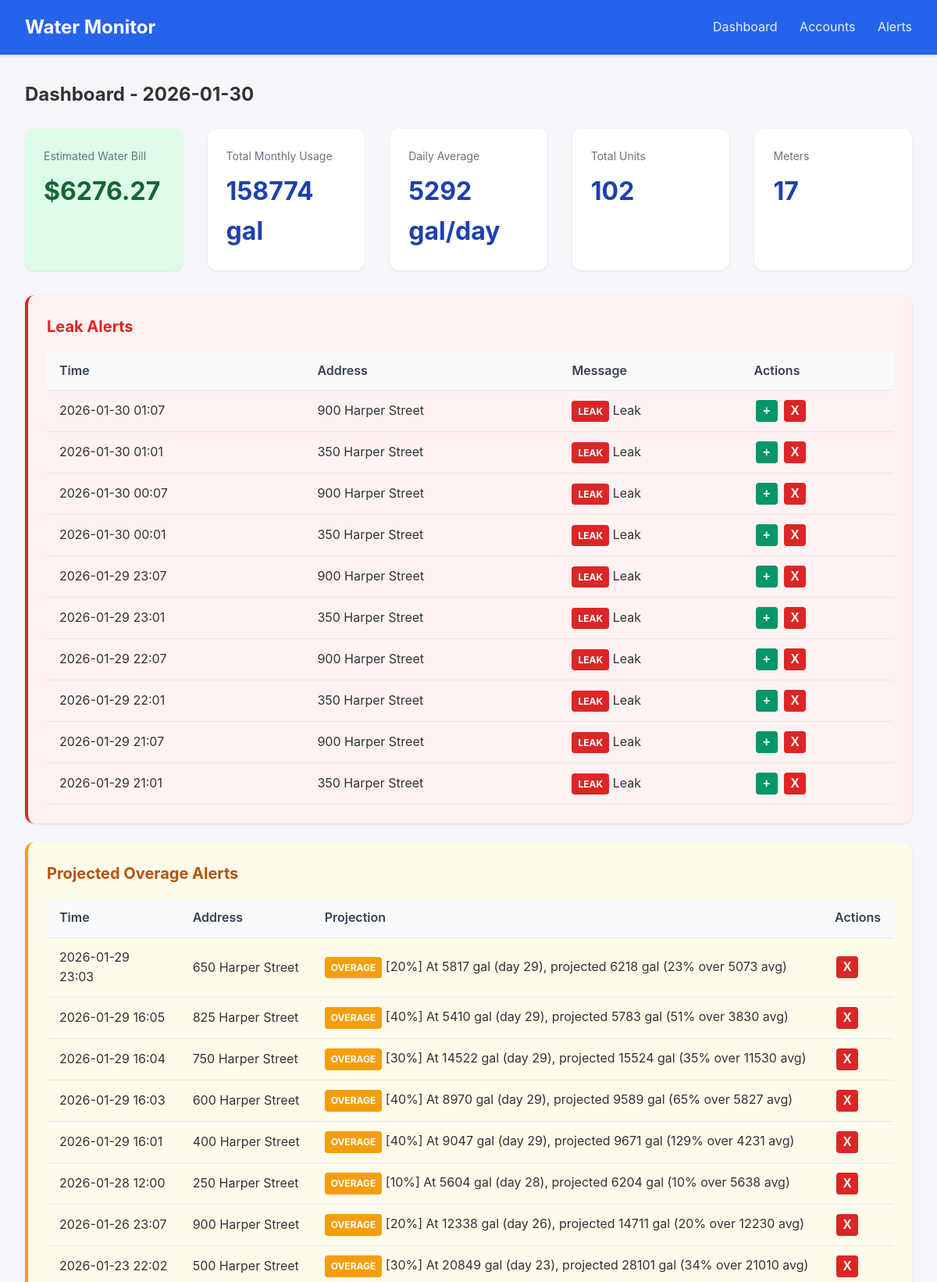
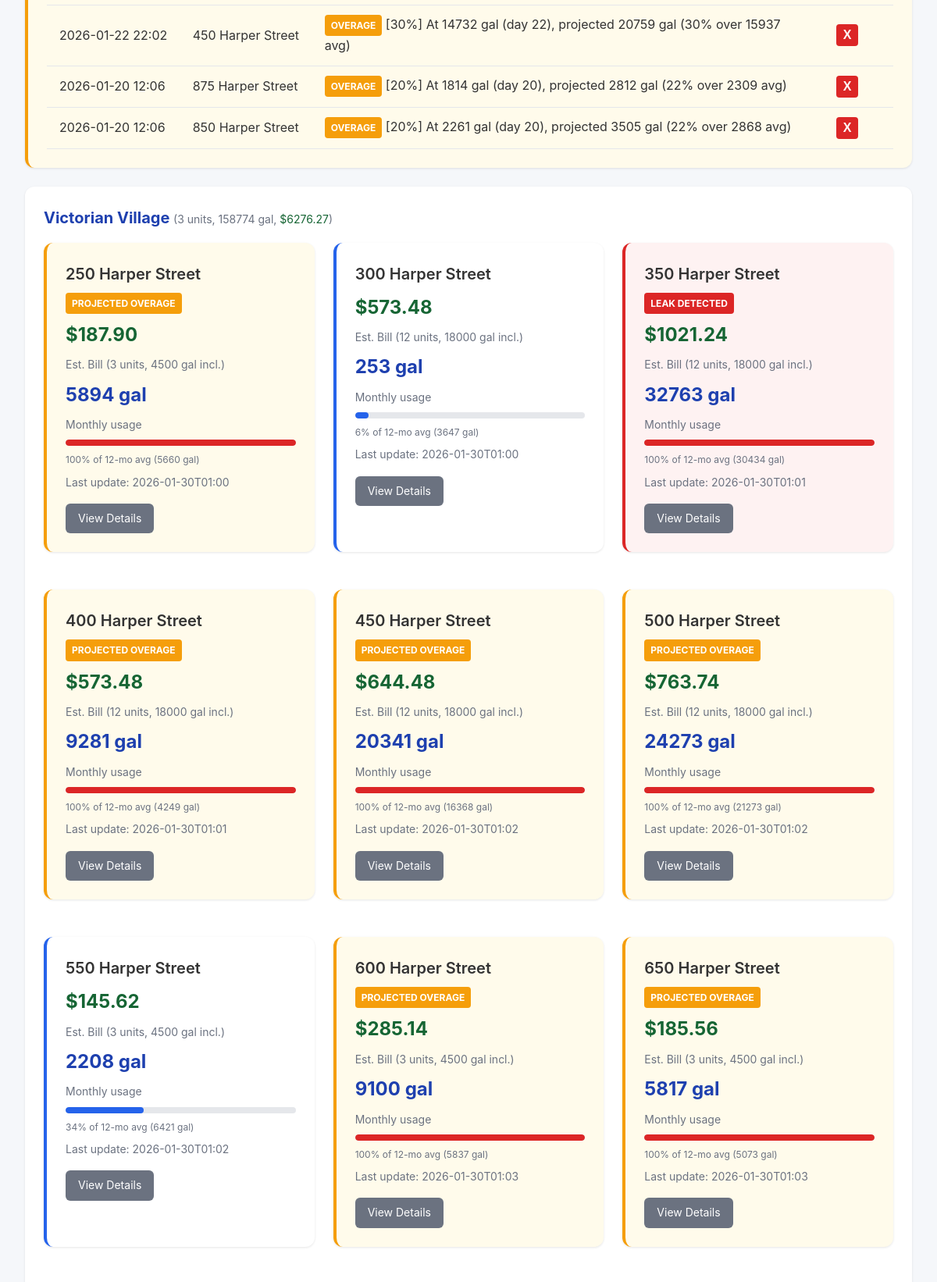
The page / (upper part) on the database its author committed (2 pictures, top to bottom).
### tables this page shows
CREATE TABLE accounts (
                id INTEGER PRIMARY KEY AUTOINCREMENT,
                email TEXT UNIQUE NOT NULL,
                password_encrypted TEXT NOT NULL,
                meter_id TEXT,
                account_number TEXT,
                address TEXT,
                building_name TEXT,
                unit_number TEXT,
                is_active INTEGER DEFAULT 1,
                last_scraped TIMESTAMP,
                created_at TIMESTAMP DEFAULT CURRENT_TIMESTAMP
            , avg_12mo REAL, monthly_usage REAL, unit_count INTEGER DEFAULT 1, leak_alerts INTEGER DEFAULT 1, min_overage_pct INTEGER DEFAULT 10);

CREATE TABLE scrape_logs (
                id INTEGER PRIMARY KEY AUTOINCREMENT,
                account_id INTEGER,
                status TEXT NOT NULL,
                message TEXT,
                created_at TIMESTAMP DEFAULT CURRENT_TIMESTAMP,
                FOREIGN KEY (account_id) REFERENCES accounts(id)
            );

### app.py (the view)
@app.route('/')
def dashboard():
    today = date.today()
    accounts = db.get_all_accounts()
    summaries = {s['account_id']: s for s in db.get_all_daily_summaries(today)}
    BASE_RATE = 47.54  # Water ($26.23) + Sewer ($21.31) per 1500 gal minimum
    OVERAGE_RATE = 30.33  # Per 1000 gallons over minimum
    MIN_GALLONS_PER_UNIT = 1500
    STORM_SEWAGE_FEE = 3.00  # Flat fee per meter
    meters = []
    total_monthly = 0
    total_daily_avg = 0
    total_units = 0
    total_estimated_bill = 0
    for account in accounts:
        monthly_usage = account.get('monthly_usage') or 0
        total_monthly += monthly_usage
        unit_count = account.get('unit_count') or 1
        total_units += unit_count
        included_gallons = MIN_GALLONS_PER_UNIT * unit_count
        base_cost = BASE_RATE * unit_count
        if monthly_usage > included_gallons:
            overage_gallons = monthly_usage - included_gallons
            overage_cost = (overage_gallons / 1000) * OVERAGE_RATE
        else:
            overage_cost = 0
        estimated_cost = base_cost + overage_cost + STORM_SEWAGE_FEE
        total_estimated_bill += estimated_cost
        avg_12mo = account.get('avg_12mo') or 3000  # Default until scraped
        days_in_month = today.day
        daily_avg = monthly_usage / days_in_month if days_in_month > 0 else 0
        total_daily_avg += daily_avg
        meters.append({
            'id': account['id'],
            'building': account['building_name'],
            'unit': account['unit_number'],
            'address': account.get('address', ''),
            'email': account['email'],
            'monthly_usage': monthly_usage,
            'daily_avg': daily_avg,
            'avg_12mo': avg_12mo,
            'last_scraped': account['last_scraped'],
            'leak_detected': False,  # Will be set from leak_alerts
            'unit_count': unit_count,
            'included_gallons': included_gallons,
            'estimated_cost': estimated_cost
        })
    buildings = {}
    for meter in meters:
        building = meter['building'] or 'Unknown'
        if building not in buildings:
            buildings[building] = []
        buildings[building].append(meter)
    recent_alerts = db.get_recent_alerts(10)
    with db.get_db() as conn:
        cursor = conn.cursor()
        cursor.execute('''
            SELECT sl.*, a.building_name, a.unit_number, a.address
            FROM scrape_logs sl
            JOIN accounts a ON sl.account_id = a.id
            WHERE sl.status = 'leak'
            ORDER BY sl.created_at DESC LIMIT 10
        ''')
        leak_alerts = [dict(row) for row in cursor.fetchall()]
        cursor.execute('''
            SELECT sl.*, a.building_name, a.unit_number, a.address
            FROM scrape_logs sl
            JOIN accounts a ON sl.account_id = a.id
            WHERE sl.status = 'overage_alert'
            AND sl.id IN (
                SELECT MAX(id) FROM scrape_logs
                WHERE status = 'overage_alert'
                GROUP BY account_id
            )
            ORDER BY sl.created_at DESC
        ''')
        overage_alerts = [dict(row) for row in cursor.fetchall()]
    leak_account_ids = {leak['account_id'] for leak in leak_alerts}
    overage_account_ids = {oa['account_id'] for oa in overage_alerts}
    for building_meters in buildings.values():
        for meter in building_meters:
            if meter['id'] in leak_account_ids:
                meter['leak_detected'] = True
            if meter['id'] in overage_account_ids:
                meter['overage_alert'] = True
    return render_template('dashboard.html',
                           buildings=buildings,
                           total_monthly=total_monthly,
                           total_daily_avg=total_daily_avg,
                           total_units=total_units,
                           total_estimated_bill=total_estimated_bill,
                           meter_count=len(meters),
                           today=today,
                           alerts=recent_alerts,
                           leak_alerts=leak_alerts,
                           overage_alerts=overage_alerts)

### database.py (called while the page is built)
@contextmanager
def get_db():
    conn = sqlite3.connect(config.DATABASE_PATH)
    conn.row_factory = sqlite3.Row
    try:
        yield conn
        conn.commit()
    finally:
        conn.close()

def get_all_accounts() -> list:
    with get_db() as conn:
        cursor = conn.cursor()
        cursor.execute('SELECT * FROM accounts WHERE is_active = 1 ORDER BY building_name, unit_number')
        return [dict(row) for row in cursor.fetchall()]

def get_all_daily_summaries(reading_date: date) -> list:
    with get_db() as conn:
        cursor = conn.cursor()
        cursor.execute('''
            SELECT ds.*, a.building_name, a.unit_number, a.email
            FROM daily_summaries ds
            JOIN accounts a ON ds.account_id = a.id
            WHERE ds.reading_date = ?
            ORDER BY a.building_name, a.unit_number
        ''', (reading_date,))
        return [dict(row) for row in cursor.fetchall()]

def get_recent_alerts(limit: int = 50) -> list:
    with get_db() as conn:
        cursor = conn.cursor()
        cursor.execute('''
            SELECT ah.*, a.building_name, a.unit_number, ac.alert_type
            FROM alert_history ah
            LEFT JOIN accounts a ON ah.account_id = a.id
            JOIN alert_configs ac ON ah.alert_config_id = ac.id
            ORDER BY ah.triggered_at DESC
            LIMIT ?
        ''', (limit,))
        return [dict(row) for row in cursor.fetchall()]

### templates/dashboard.html (shortened to what this page needs)
{% extends "base.html" %}
{% block content %}
<h2 style="margin-bottom: 1.5rem;">Dashboard - {{ today }}</h2>
<div class="stats">
    <div class="stat-card" style="background: #dcfce7;">
        <div class="label">Estimated Water Bill</div>
        <div class="value" style="color: #166534;">${{ "%.2f"|format(total_estimated_bill) }}</div>
    </div>
    <div class="stat-card">
        <div class="label">Total Monthly Usage</div>
        <div class="value">{{ "%.0f"|format(total_monthly) }} gal</div>
    </div>
    <div class="stat-card">
        <div class="label">Daily Average</div>
        <div class="value">{{ "%.0f"|format(total_daily_avg) }} gal/day</div>
    </div>
    <div class="stat-card">
        <div class="label">Total Units</div>
        <div class="value">{{ total_units }}</div>
    </div>
    <div class="stat-card">
        <div class="label">Meters</div>
        <div class="value">{{ meter_count }}</div>
    </div>
</div>
{% if leak_alerts %}
<div class="card" style="border-left: 4px solid #dc2626; background: #fef2f2;">
    <h2 style="color: #dc2626;">Leak Alerts</h2>
    <table>
        <thead>
            <tr>
                <th>Time</th>
                <th>Address</th>
                <th>Message</th>
                <th>Actions</th>
            </tr>
        </thead>
        <tbody>
            {% for leak in leak_alerts %}
            <tr id="leak-row-{{ leak.id }}">
                <td>{{ leak.created_at[:16] if leak.created_at else '' }}</td>
                <td>{{ leak.address or (leak.building_name + ' - ' + leak.unit_number) }}</td>
                <td><span class="leak-alert">LEAK</span> {{ leak.message }}</td>
                <td>
                    <button class="btn-icon btn-add" onclick="addLeakAlert({{ leak.account_id }})" title="Add alert notification">+</button>
                    <button class="btn-icon btn-dismiss" onclick="dismissLeak({{ leak.id }})" title="Dismiss alert">X</button>
                </td>
            </tr>
            {% endfor %}
        </tbody>
    </table>
</div>
{% endif %}
{% if overage_alerts %}
<div class="card" style="border-left: 4px solid #f59e0b; background: #fffbeb;">
    <h2 style="color: #b45309;">Projected Overage Alerts</h2>
    <table>
        <thead>
            <tr>
                <th>Time</th>
                <th>Address</th>
                <th>Projection</th>
                <th>Actions</th>
            </tr>
        </thead>
        <tbody>
            {% for alert in overage_alerts %}
            <tr id="overage-row-{{ alert.id }}">
                <td>{{ alert.created_at[:16] if alert.created_at else '' }}</td>
                <td>{{ alert.address or (alert.building_name + ' - ' + alert.unit_number) }}</td>
                <td><span class="overage-alert">OVERAGE</span> {{ alert.message }}</td>
                <td>
                    <button class="btn-icon btn-dismiss" onclick="dismissOverage({{ alert.id }})" title="Dismiss alert">X</button>
                </td>
            </tr>
            {% endfor %}
        </tbody>
    </table>
</div>
{% endif %}
{% for building, meters in buildings.items()|sort %}
<div class="card">
    <h2>{{ building }}
        <span class="text-muted" style="font-weight: normal;">
            ({{ meters[0].unit_count }} units,
            {{ "%.0f"|format(meters|sum(attribute='monthly_usage')) }} gal,
            <span style="color: #166534;">${{ "%.2f"|format(meters|sum(attribute='estimated_cost')) }}</span>)
        </span>
    </h2>
    <div class="grid">
        {% for meter in meters|sort(attribute='unit') %}
        <div class="card meter-card {% if meter.leak_detected %}leak-detected{% elif meter.overage_alert %}overage-detected{% endif %}">
            <div class="unit mb-2">{{ meter.address or ('Unit ' + (meter.unit or 'N/A')) }}</div>
            {% if meter.leak_detected %}
            <div class="leak-alert mb-2">LEAK DETECTED</div>
            {% elif meter.overage_alert %}
            <div class="overage-alert mb-2">PROJECTED OVERAGE</div>
            {% endif %}
            <div class="estimated-cost mb-2">${{ "%.2f"|format(meter.estimated_cost) }}</div>
            <div class="text-muted mb-2">Est. Bill ({{ meter.unit_count }} units, {{ meter.included_gallons }} gal incl.)</div>
            <div class="usage mb-2">{{ "%.0f"|format(meter.monthly_usage) }} gal</div>
            <div class="text-muted mb-2">Monthly usage</div>
            {% set max_usage = meter.avg_12mo if meter.avg_12mo > 0 else 3000 %}
            {% set pct = (meter.monthly_usage / max_usage * 100)|int %}
            {% set pct = pct if pct <= 100 else 100 %}
            <div class="usage-bar {% if pct > 80 %}usage-high{% elif pct > 50 %}usage-medium{% endif %} mb-2">
                <div class="fill" style="width: {{ pct }}%"></div>
            </div>
            <div class="text-muted mb-2" style="font-size: 0.75rem;">
                {{ "%.0f"|format(pct) }}% of 12-mo avg ({{ "%.0f"|format(max_usage) }} gal)
            </div>
            <div class="text-muted">
                {% if meter.last_scraped %}
                Last update: {{ meter.last_scraped[:16] }}
                {% endif %}
            </div>
            <div class="mt-4">
                <a href="{{ url_for('meter_detail', account_id=meter.id) }}" class="btn btn-secondary">
                    View Details
                </a>
            </div>
        </div>
        {% endfor %}
    </div>
</div>
{% endfor %}
{% endblock %}

### templates/base.html (style rules this page uses)
* { box-sizing: border-box; margin: 0; padding: 0; }
body { font-family: -apple-system, BlinkMacSystemFont, 'Segoe UI', Roboto, Oxygen, Ubuntu, sans-serif; background: #f5f7fa; color: #333; line-height: 1.6; }
.card { background: white; border-radius: 12px; box-shadow: 0 1px 3px rgba(0,0,0,0.1); padding: 1.5rem; margin-bottom: 1.5rem; }
.card h2 { margin-bottom: 1rem; color: #1e40af; font-size: 1.25rem; }
.grid { display: grid; grid-template-columns: repeat(auto-fill, minmax(300px, 1fr)); gap: 1.5rem; }
.stats { display: flex; gap: 2rem; margin-bottom: 2rem; }
.stat-card { background: white; border-radius: 12px; padding: 1.5rem; box-shadow: 0 1px 3px rgba(0,0,0,0.1); flex: 1; }
.stat-card .label { color: #6b7280; font-size: 0.875rem; margin-bottom: 0.5rem; }
.stat-card .value { font-size: 2rem; font-weight: 700; color: #1e40af; }
table { width: 100%; border-collapse: collapse; }
th, td { padding: 0.75rem 1rem; text-align: left; border-bottom: 1px solid #e5e7eb; }
th { background: #f9fafb; font-weight: 600; color: #374151; }
.btn { display: inline-block; padding: 0.5rem 1rem; border-radius: 6px; text-decoration: none; font-size: 0.875rem; cursor: pointer; border: none; }
.btn-secondary { background: #6b7280; color: white; }
.usage-bar { height: 8px; background: #e5e7eb; border-radius: 4px; overflow: hidden; }
.usage-bar .fill { height: 100%; background: #2563eb; border-radius: 4px; }
.usage-high .fill { background: #dc2626; }
.meter-card { border-left: 4px solid #2563eb; }
.meter-card.leak-detected { border-left: 4px solid #dc2626; background: #fef2f2; }
.meter-card .unit { font-size: 1.25rem; font-weight: 600; }
.meter-card .usage { font-size: 1.5rem; font-weight: 700; color: #1e40af; }
.meter-card .estimated-cost { font-size: 1.5rem; font-weight: 700; color: #166534; }
.leak-alert { background: #dc2626; color: white; padding: 0.25rem 0.5rem; border-radius: 4px; font-size: 0.75rem; font-weight: 700; display: inline-block; animation: pulse 2s infinite; }
.overage-alert { background: #f59e0b; color: white; padding: 0.25rem 0.5rem; border-radius: 4px; font-size: 0.75rem; font-weight: 700; display: inline-block; }
.meter-card.overage-detected { border-left: 4px solid #f59e0b; background: #fffbeb; }
.btn-icon { width: 28px; height: 28px; border-radius: 4px; border: none; cursor: pointer; font-weight: bold; font-size: 1rem; margin: 0 2px; }
.btn-dismiss { background: #dc2626; color: white; }
.btn-add { background: #059669; color: white; }
.text-muted { color: #6b7280; font-size: 0.875rem; }
.mb-2 { margin-bottom: 0.5rem; }
.mt-4 { margin-top: 1rem; }

### rows shown on the page
accounts: created_at "2026-01-30 01:07", address "900 Harper Street", message "Leak", created_at "2026-01-30 00:07", created_at "2026-01-29 23:07", created_at "2026-01-29 22:07", created_at "2026-01-29 21:07", created_at "2026-01-26 23:07", message "[20%] At 12338 gal (day 26), projected 14711 gal (20% over 12230 avg)"
accounts: created_at "2026-01-30 01:01", address "350 Harper Street", message "Leak", created_at "2026-01-30 00:01", created_at "2026-01-29 23:01", created_at "2026-01-29 22:01", created_at "2026-01-29 21:01", shows "LEAK DETECTED", estimated_cost "1021.24", unit_count "12", included_gallons "18000", monthly_usage "32763", pct "100", avg_12mo "30434", last_scraped "2026-01-30T01:01"
accounts: created_at "2026-01-29 23:03", address "650 Harper Street", message "[20%] At 5817 gal (day 29), projected 6218 gal (23% over 5073 avg)", shows "PROJECTED OVERAGE", estimated_cost "185.56", unit_count "3", included_gallons "4500", monthly_usage "5817", pct "100", avg_12mo "5073", last_scraped "2026-01-30T01:03"
accounts: created_at "2026-01-29 16:05", address "825 Harper Street", message "[40%] At 5410 gal (day 29), projected 5783 gal (51% over 3830 avg)"
accounts: created_at "2026-01-29 16:04", address "750 Harper Street", message "[30%] At 14522 gal (day 29), projected 15524 gal (35% over 11530 avg)"
accounts: created_at "2026-01-29 16:03", address "600 Harper Street", message "[40%] At 8970 gal (day 29), projected 9589 gal (65% over 5827 avg)", shows "PROJECTED OVERAGE", estimated_cost "285.14", unit_count "3", included_gallons "4500", monthly_usage "9100", pct "100", avg_12mo "5837", last_scraped "2026-01-30T01:03"
accounts: created_at "2026-01-29 16:01", address "400 Harper Street", message "[40%] At 9047 gal (day 29), projected 9671 gal (129% over 4231 avg)", shows "PROJECTED OVERAGE", estimated_cost "573.48", unit_count "12", included_gallons "18000", monthly_usage "9281", pct "100", avg_12mo "4249", last_scraped "2026-01-30T01:01"
accounts: created_at "2026-01-28 12:00", address "250 Harper Street", message "[10%] At 5604 gal (day 28), projected 6204 gal (10% over 5638 avg)", building_name "Victorian Village", unit_count "3", meters "158774", meters "6276.27", shows "PROJECTED OVERAGE", estimated_cost "187.90", included_gallons "4500", monthly_usage "5894", pct "100", avg_12mo "5660", last_scraped "2026-01-30T01:00"
accounts: created_at "2026-01-23 22:02", address "500 Harper Street", message "[30%] At 20849 gal (day 23), projected 28101 gal (34% over 21010 avg)", shows "PROJECTED OVERAGE", estimated_cost "763.74", unit_count "12", included_gallons "18000", monthly_usage "24273", pct "100", avg_12mo "21273", last_scraped "2026-01-30T01:02"
accounts: created_at "2026-01-22 22:02", address "450 Harper Street", message "[30%] At 14732 gal (day 22), projected 20759 gal (30% over 15937 avg)", shows "PROJECTED OVERAGE", estimated_cost "644.48", unit_count "12", included_gallons "18000", monthly_usage "20341", pct "100", avg_12mo "16368", last_scraped "2026-01-30T01:02"
scrape_logs: created_at "2026-01-20 12:06", address "875 Harper Street", message "[20%] At 1814 gal (day 20), projected 2812 gal (22% over 2309 avg)"
scrape_logs: created_at "2026-01-20 12:06", address "850 Harper Street", message "[20%] At 2261 gal (day 20), projected 3505 gal (22% over 2868 avg)"
accounts: address "300 Harper Street", estimated_cost "573.48", unit_count "12", included_gallons "18000", monthly_usage "253", pct "6", avg_12mo "3647", last_scraped "2026-01-30T01:00"
accounts: address "550 Harper Street", estimated_cost "145.62", unit_count "3", included_gallons "4500", monthly_usage "2208", pct "34", avg_12mo "6421", last_scraped "2026-01-30T01:02"

### other values the page prints
{{ "%.2f"|format(total_estimated_bill) }} "6276.27"
{{ "%.0f"|format(total_monthly) }} "158774"
{{ "%.0f"|format(total_daily_avg) }} "5292"
{{ total_units }} "102"
{{ meter_count }} "17"
